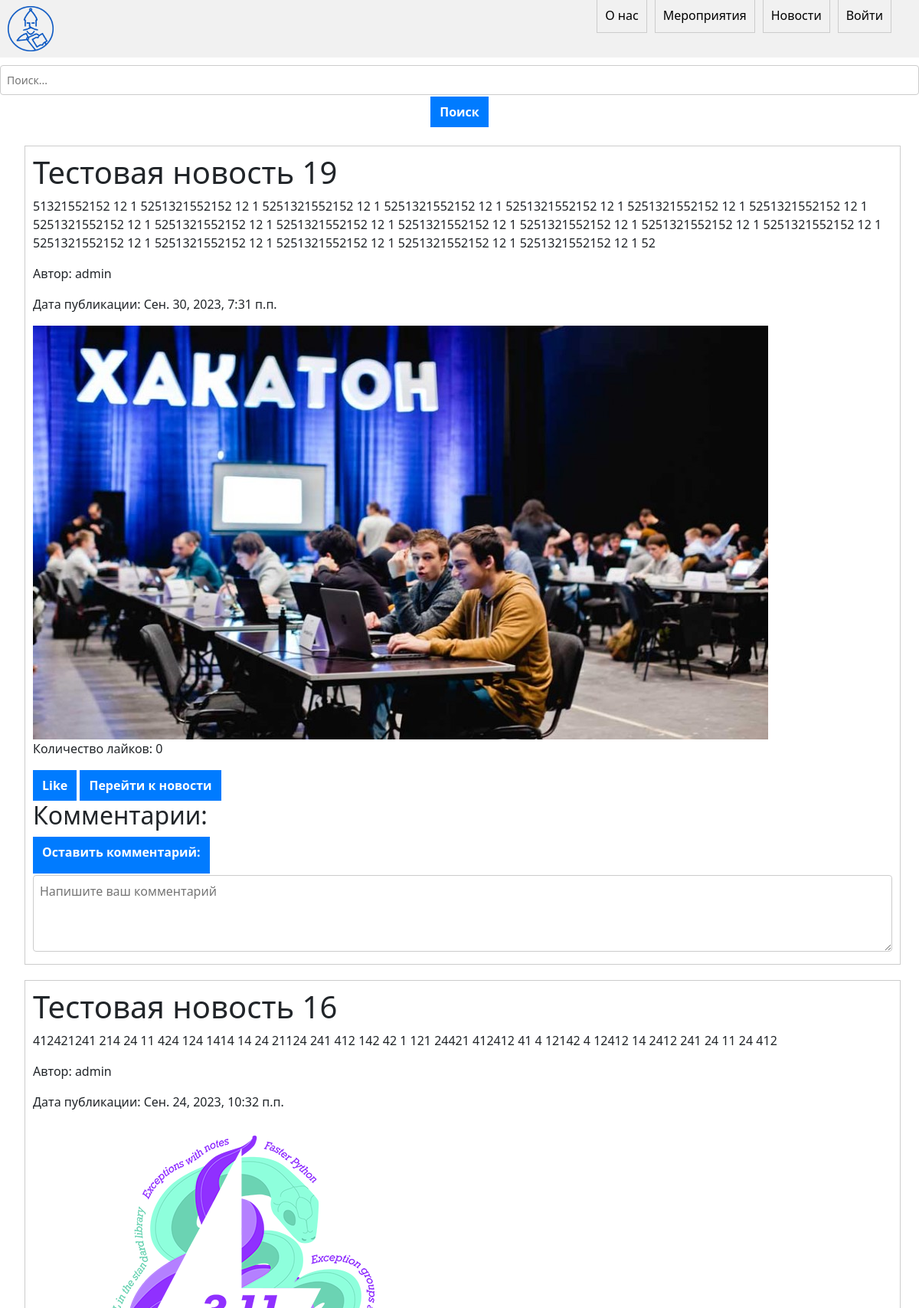
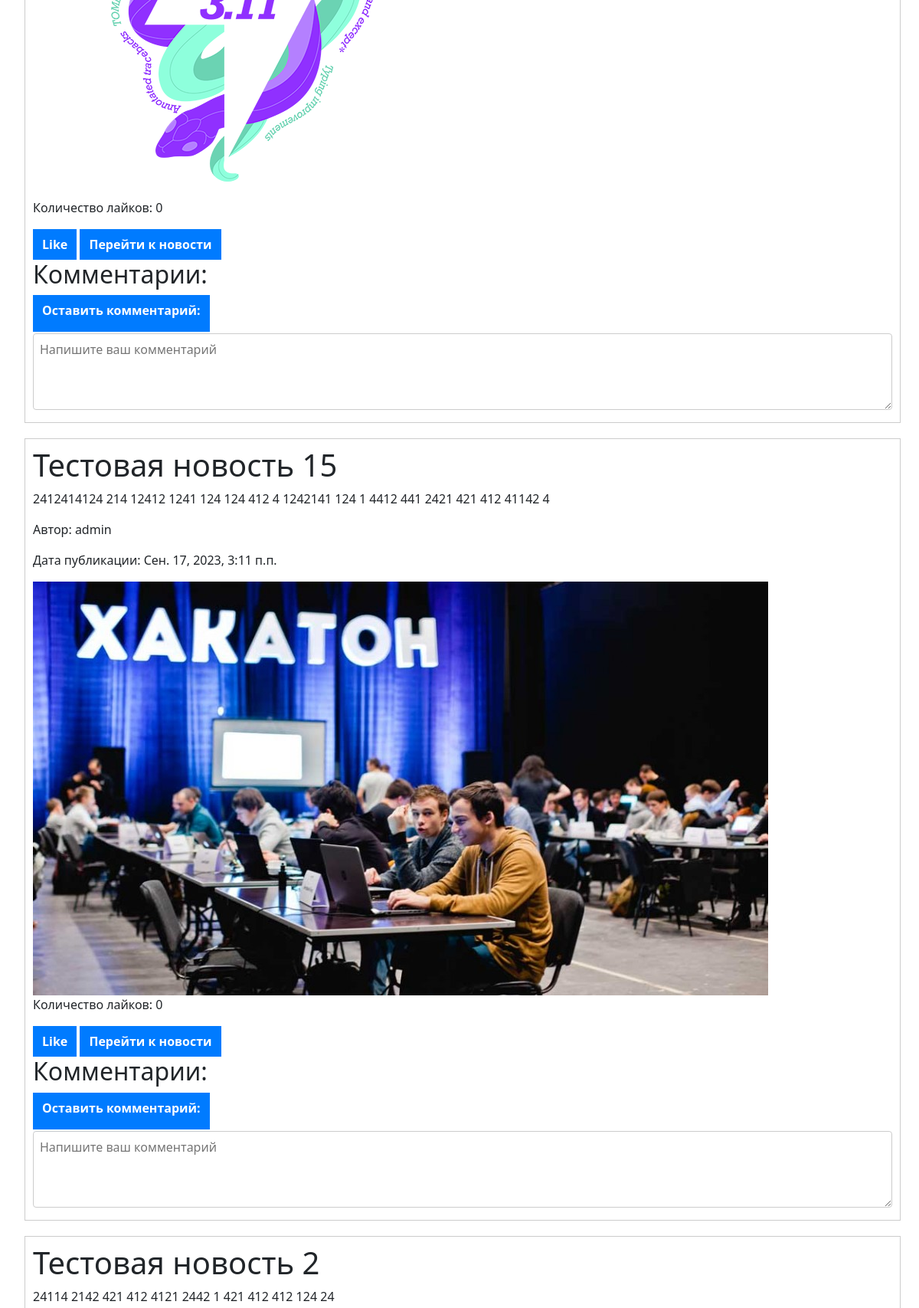
The page / (upper part) on the database its author committed (2 pictures, top to bottom).
### main/models.py (models this page shows)
class News(models.Model):
    title = models.CharField(max_length=200)
    content = models.TextField()
    author = models.ForeignKey('auth.User', on_delete=models.CASCADE)
    date_published = models.DateTimeField(auto_now_add=True)
    photo = models.ImageField(upload_to='image/%Y', default='image/news_def.jpg', null=True, blank=True)
    like_count = models.PositiveIntegerField(default=0)
    def has_comments(self):
        return self.comment_set.exists()

### main/views.py (the view)
# urls.py: path('', views.index, name='index'),
def index(request):
    news = News.objects.all().order_by('-id')
    comments = Comment.objects.all()
    return render(request, 'main/index.html', {'news': news, 'comments': comments})

### main/templates/main/index.html (shortened to what this page needs)
{% extends 'main/base.html' %}
{% load static %}
{% block content %}
<ul style="margin-right: 2%;">
  {% for single_news in news %}
    <li>
      <h1>{{ single_news.title }}</h1>
      <p>{{ single_news.content }}</p>
      <p>Автор: {{ single_news.author }}</p>
      <p>Дата публикации: {{ single_news.date_published }}</p>
      <img src="{{ single_news.photo.url }}" alt="Фото новости">
      <p>Количество лайков: <span id="like-count-{{ single_news.id }}">{{ single_news.like_count }}</span></p>
      <button type="button" onclick="">Like</button>
      <button type="button" onclick="location.href='{{ single_news.id }}'">Перейти к новости</button>
      <h2>Комментарии:</h2>
      <div>
        <a href=""><button style="margin-bottom: 2px;"><label style="color: white; font-weight: bold;">Оставить комментарий: </label></button></a>
        <textarea name="content" placeholder="Напишите ваш комментарий"></textarea>
      </div>
    </li>
  {% endfor %}
</ul>
{% endblock %}

### main/static/main/css/style.css (style rules this page uses)
ul { list-style-type: none; padding: 0; margin: 0; }
li { margin-bottom: 20px; padding: 10px; border: 1px solid #ccc; }
h1 { margin-top: 0; }
p, button { margin-bottom: 10px; }
button { padding: 5px 10px; background-color: #fff; border: 1px solid #ccc; cursor: pointer; }
textarea { width: 100%; height: 100px; margin-bottom: 10px; }
h2 { font-size: 24px; font-weight: bold; margin-bottom: 16px; color: #333; }
label { font-size: 16px; font-weight: normal; margin-bottom: 8px; display: block; color: #666; }
input[type="text"], textarea { width: 100%; padding: 8px; font-size: 14px; border: 1px solid #ccc; border-radius: 4px; background-color: #fff; color: #333; }
button { padding: 8px 12px; font-size: 14px; font-weight: bold; border: none; border-radius: 4px; background-color: #007bff; color: #fff; cursor: pointer; }

### rows shown on the page
News: title "Тестовая новость 19", content "51321552152 12 1 5251321552152 12 1 5251321552152 12 1 5251321552152 12 1 5251321552152 12 1 5251321552152 12 1 5251321552152 12 1 5251321552152 12 1 5251321552152 12 1 5251321552152 12 1 5251321552152 12 1 5251321552152 12 1 5251321552152 12 1 5251321552152 12 1 5251321552152 12 1 5251321552152 12 1 5251321552152 12 1 5251321552152 12 1 5251321552152 12 1 52", author "admin", date_published "Сен. 30, 2023, 7:31 п.п.", photo (picture), like_count "0"
News: title "Тестовая новость 16", content "412421241 214 24 11 424 124 1414 14 24 21124 241 412 142 42 1 121 24421 412412 41 4 12142 4 12412 14 2412 241 24 11 24 412", author "admin", date_published "Сен. 24, 2023, 10:32 п.п.", photo (picture), like_count "0"
News: title "Тестовая новость 15", content "2412414124 214 12412 1241 124 124 412 4 1242141 124 1 4412 441 2421 421 412 41142 4", author "admin", date_published "Сен. 17, 2023, 3:11 п.п.", photo (picture), like_count "0"
News: title "Тестовая новость 2", content "24114 2142 421 412 4121 2442 1 421 412 412 124 24"
